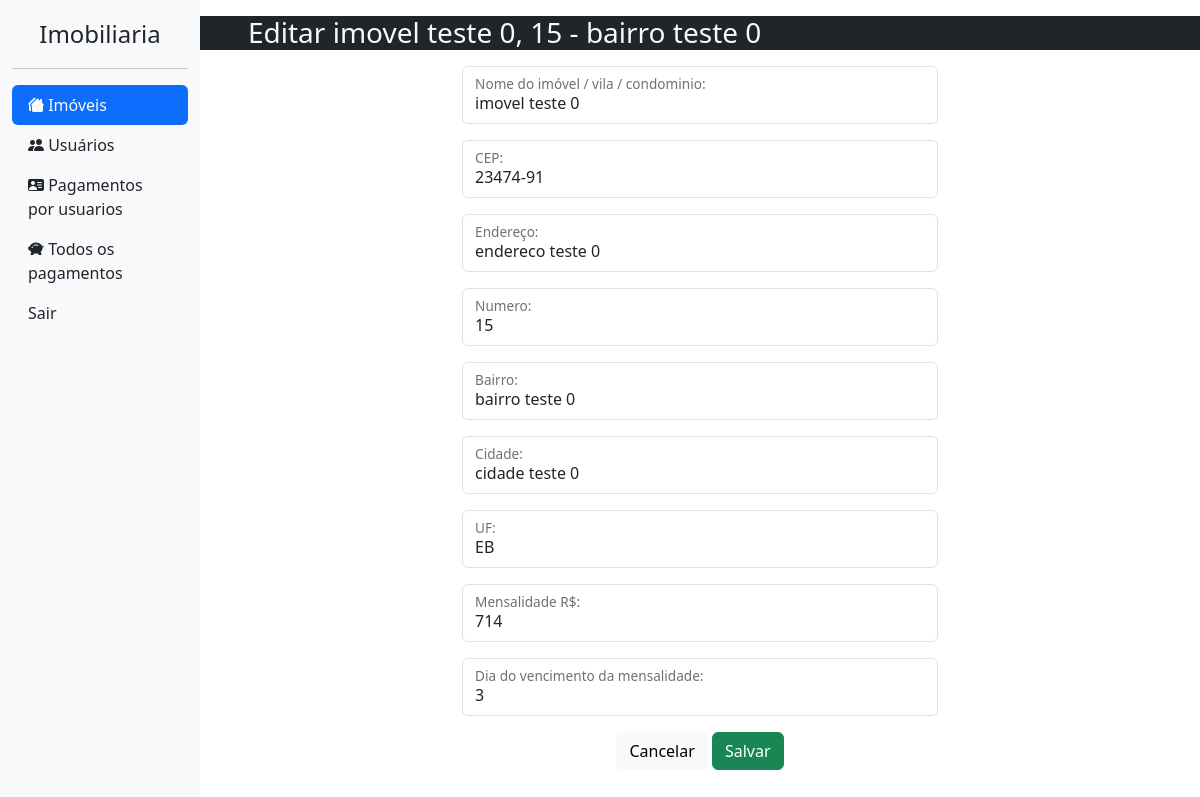
Page /imobiliaria/atualizar/333 (signed in) on the committed database.
### imobiliaria/models.py (models this page shows, shortened)
class Imovel(models.Model):
    nome = models.CharField(max_length=50, blank=True, verbose_name='Nome do imóvel / vila / condominio')
    cep = models.CharField(max_length=9, blank=True, verbose_name= 'CEP')
    endereco = models.CharField(max_length=100, blank=True, verbose_name= 'Endereço')
    numero = models.CharField(max_length=100, blank=True, verbose_name= 'Numero')
    bairro = models.CharField(max_length=100, blank=True, verbose_name= 'Bairro')
    cidade = models.CharField(max_length=100, blank=True, verbose_name= 'Cidade')
    uf = models.CharField(max_length=2, blank=True, verbose_name= 'UF')
    mensalidade = models.CharField(max_length=10, blank=True, verbose_name='Mensalidade R$')
    vencimento = models.IntegerField(default=10, verbose_name="Dia do vencimento da mensalidade")
    disponibilidade = models.BooleanField(default=True, verbose_name="Disponibilidade")
    def __str__(self) -> str:
        nome = ''
        if self.nome:
            nome = self.nome
        else:
            nome = self.endereco
        return f'{nome}, {self.numero} - {self.bairro}'

### imobiliaria/views.py (the view)
# urls.py: path('atualizar/<int:id>', atualizar_dados_imovel, name="atualizardadosimovel"),
@login_required
@staff_member_required
def atualizar_dados_imovel(request, id):
    context = {}
    imovel = get_object_or_404(Imovel, pk=id)
    formImovel = ImovelForm(instance=imovel)
    if request.method == 'POST':
        formImovel = ImovelForm(request.POST, instance=imovel)
        if formImovel.is_valid():
            formImovel.save()
            return redirect('listarimoveis')
    context['formImovel'] = formImovel
    context['imovel'] = imovel
    return render(request, 'views/criar-imovel.html', context)

### imobiliaria/forms.py
class ImovelForm(forms.ModelForm):
    class Meta:
        model = Imovel
        fields = ('nome', 'cep', 'endereco', 'numero', 'bairro', 'cidade', 'uf', 'mensalidade', 'vencimento')

### imobiliaria/templates/views/criar-imovel.html (shortened to what this page needs)
{% extends 'base.html' %}
{% block content %}
<div class="row d-lg-block d-sm-none bg-dark text-light mb-3">
    {% if imovel %}
    <h3 class="ps-5">Editar {{ imovel }}</h3>
    {% else %}
    <h3 class="ps-5">Novo Imóvel</h3>
    {% endif %}
</div>
<div class="row text-center">
    <div class="col-sm-12 col-lg-6 offset-lg-3">
        <form method="post" autocomplete="off">
            {{formImovel.as_p}}
            <a href="{% url 'listarimoveis' %}" class="btn btn-light">Cancelar</a>
            <button type="submit" class="btn btn-success">Salvar</button>
        </form>
    </div>
</div>
{% endblock %}

### core/static/css/login.css (style rules this page uses)
html, body { height: 100%; margin: 0; }

### rows in the picture
Imovel: nome+numero+bairro "imovel teste 0, 15 - bairro teste 0", nome "imovel teste 0", cep "23474-91", endereco "endereco teste 0", numero "15", bairro "bairro teste 0", cidade "cidade teste 0", uf "EB", mensalidade "714", vencimento "3"
